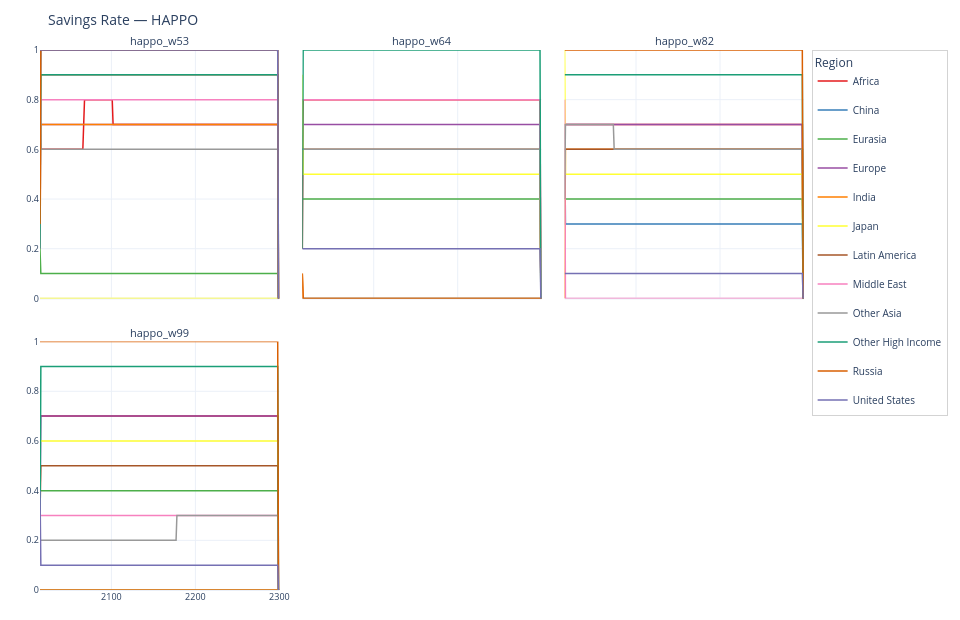
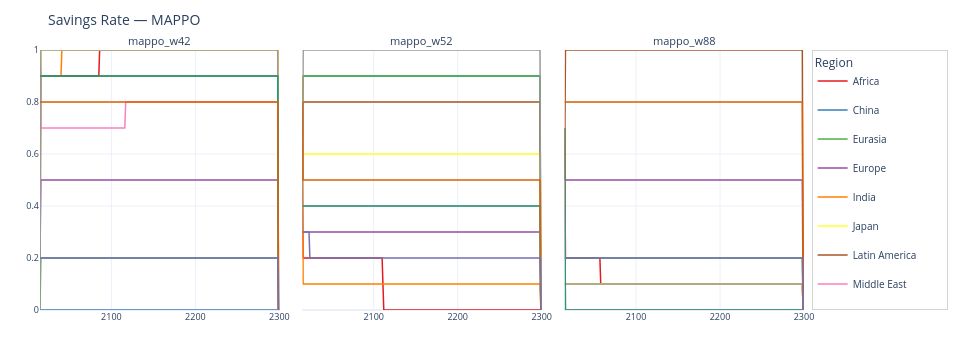

Notebook code cell kept with these figures, in order:
### Code cell
## Savings Rate by Region (grid per algorithm)

for algo, runs, info in [('HAPPO', happo_runs, happo_info), ('MAPPO', mappo_runs, mappo_info)]:
    paths, titles = [], []
    for run_name, run_dir in runs.items():
        paths.append(npy_path(run_dir, info[run_name]['prefix'], 'constrained_savings_rate'))
        titles.append(run_name)
    fig = plot_grouped_control_rate_grid(
        npy_paths=paths,
        subplot_titles=titles,
        suptitle=f'Savings Rate — {algo}',
        variable_label='Savings Rate',
        yaxis_range=[0, 1],
    )
    fig.show()
    if SAVE_FIGURES:
        fig.write_image(OUTPUT_DIR / f'{algo.lower()}_savings_rate_grid.svg')

### Figure 1 — Plotly figure (JSON) as saved in the notebook; plotly's stock layout.template omitted (floating-point values rounded to 4 significant figures; data arrays with more than 128 entries replaced by an {"elided": "..."} marker saying what was removed)
{"data": [{"hovertemplate": "<b>Africa</b><br>Savings Rate: %{y:.3f}<extra></extra>", "legendgroup": "Africa", "line": {"color": "rgb(228,26,28)", "width": 1.5}, "mode": "lines", "name": "Africa", "showlegend": true, "type": "scatter", "x": {"elided": "286 int values"}, "xaxis": "x", "y": {"elided": "286 float values"}, "yaxis": "y"}, {"hovertemplate": "<b>China</b><br>Savings Rate: %{y:.3f}<extra></extra>", "legendgroup": "China", "line": {"color": "rgb(55,126,184)", "width": 1.5}, "mode": "lines", "name": "China", "showlegend": true, "type": "scatter", "x": {"elided": "286 int values"}, "xaxis": "x", "y": {"elided": "286 float values"}, "yaxis": "y"}, {"hovertemplate": "<b>Eurasia</b><br>Savings Rate: %{y:.3f}<extra></extra>", "legendgroup": "Eurasia", "line": {"color": "rgb(77,175,74)", "width": 1.5}, "mode": "lines", "name": "Eurasia", "showlegend": true, "type": "scatter", "x": {"elided": "286 int values"}, "xaxis": "x", "y": {"elided": "286 float values"}, "yaxis": "y"}, {"hovertemplate": "<b>Europe</b><br>Savings Rate: %{y:.3f}<extra></extra>", "legendgroup": "Europe", "line": {"color": "rgb(152,78,163)", "width": 1.5}, "mode": "lines", "name": "Europe", "showlegend": true, "type": "scatter", "x": {"elided": "286 int values"}, "xaxis": "x", "y": {"elided": "286 float values"}, "yaxis": "y"}, {"hovertemplate": "<b>India</b><br>Savings Rate: %{y:.3f}<extra></extra>", "legendgroup": "India", "line": {"color": "rgb(255,127,0)", "width": 1.5}, "mode": "lines", "name": "India", "showlegend": true, "type": "scatter", "x": {"elided": "286 int values"}, "xaxis": "x", "y": {"elided": "286 float values"}, "yaxis": "y"}, {"hovertemplate": "<b>Japan</b><br>Savings Rate: %{y:.3f}<extra></extra>", "legendgroup": "Japan", "line": {"color": "rgb(255,255,51)", "width": 1.5}, "mode": "lines", "name": "Japan", "showlegend": true, "type": "scatter", "x": {"elided": "286 int values"}, "xaxis": "x", "y": {"elided": "286 float values"}, "yaxis": "y"}, {"hovertemplate": "<b>Latin America</b><br>Savings Rate: %{y:.3f}<extra></extra>", "legendgroup": "Latin America", "line": {"color": "rgb(166,86,40)", "width": 1.5}, "mode": "lines", "name": "Latin America", "showlegend": true, "type": "scatter", "x": {"elided": "286 int values"}, "xaxis": "x", "y": {"elided": "286 float values"}, "yaxis": "y"}, {"hovertemplate": "<b>Middle East</b><br>Savings Rate: %{y:.3f}<extra></extra>", "legendgroup": "Middle East", "line": {"color": "rgb(247,129,191)", "width": 1.5}, "mode": "lines", "name": "Middle East", "showlegend": true, "type": "scatter", "x": {"elided": "286 int values"}, "xaxis": "x", "y": {"elided": "286 float values"}, "yaxis": "y"}, {"hovertemplate": "<b>Other Asia</b><br>Savings Rate: %{y:.3f}<extra></extra>", "legendgroup": "Other Asia", "line": {"color": "rgb(153,153,153)", "width": 1.5}, "mode": "lines", "name": "Other Asia", "showlegend": true, "type": "scatter", "x": {"elided": "286 int values"}, "xaxis": "x", "y": {"elided": "286 float values"}, "yaxis": "y"}, {"hovertemplate": "<b>Other High Income</b><br>Savings Rate: %{y:.3f}<extra></extra>", "legendgroup": "Other High Income", "line": {"color": "rgb(27,158,119)", "width": 1.5}, "mode": "lines", "name": "Other High Income", "showlegend": true, "type": "scatter", "x": {"elided": "286 int values"}, "xaxis": "x", "y": {"elided": "286 float values"}, "yaxis": "y"}, {"hovertemplate": "<b>Russia</b><br>Savings Rate: %{y:.3f}<extra></extra>", "legendgroup": "Russia", "line": {"color": "rgb(217,95,2)", "width": 1.5}, "mode": "lines", "name": "Russia", "showlegend": true, "type": "scatter", "x": {"elided": "286 int values"}, "xaxis": "x", "y": {"elided": "286 float values"}, "yaxis": "y"}, {"hovertemplate": "<b>United States</b><br>Savings Rate: %{y:.3f}<extra></extra>", "legendgroup": "United States", "line": {"color": "rgb(117,112,179)", "width": 1.5}, "mode": "lines", "name": "United States", "showlegend": true, "type": "scatter", "x": {"elided": "286 int values"}, "xaxis": "x", "y": {"elided": "286 float values"}, "yaxis": "y"}, {"hovertemplate": "<b>Africa</b><br>Savings Rate: %{y:.3f}<extra></extra>", "legendgroup": "Africa", "line": {"color": "rgb(228,26,28)", "width": 1.5}, "mode": "lines", "name": "Africa", "showlegend": false, "type": "scatter", "x": {"elided": "286 int values"}, "xaxis": "x2", "y": {"elided": "286 float values"}, "yaxis": "y2"}, {"hovertemplate": "<b>China</b><br>Savings Rate: %{y:.3f}<extra></extra>", "legendgroup": "China", "line": {"color": "rgb(55,126,184)", "width": 1.5}, "mode": "lines", "name": "China", "showlegend": false, "type": "scatter", "x": {"elided": "286 int values"}, "xaxis": "x2", "y": {"elided": "286 float values"}, "yaxis": "y2"}, {"hovertemplate": "<b>Eurasia</b><br>Savings Rate: %{y:.3f}<extra></extra>", "legendgroup": "Eurasia", "line": {"color": "rgb(77,175,74)", "width": 1.5}, "mode": "lines", "name": "Eurasia", "showlegend": false, "type": "scatter", "x": {"elided": "286 int values"}, "xaxis": "x2", "y": {"elided": "286 float values"}, "yaxis": "y2"}, {"hovertemplate": "<b>Europe</b><br>Savings Rate: %{y:.3f}<extra></extra>", "legendgroup": "Europe", "line": {"color": "rgb(152,78,163)", "width": 1.5}, "mode": "lines", "name": "Europe", "showlegend": false, "type": "scatter", "x": {"elided": "286 int values"}, "xaxis": "x2", "y": {"elided": "286 float values"}, "yaxis": "y2"}, {"hovertemplate": "<b>India</b><br>Savings Rate: %{y:.3f}<extra></extra>", "legendgroup": "India", "line": {"color": "rgb(255,127,0)", "width": 1.5}, "mode": "lines", "name": "India", "showlegend": false, "type": "scatter", "x": {"elided": "286 int values"}, "xaxis": "x2", "y": {"elided": "286 float values"}, "yaxis": "y2"}, {"hovertemplate": "<b>Japan</b><br>Savings Rate: %{y:.3f}<extra></extra>", "legendgroup": "Japan", "line": {"color": "rgb(255,255,51)", "width": 1.5}, "mode": "lines", "name": "Japan", "showlegend": false, "type": "scatter", "x": {"elided": "286 int values"}, "xaxis": "x2", "y": {"elided": "286 float values"}, "yaxis": "y2"}, {"hovertemplate": "<b>Latin America</b><br>Savings Rate: %{y:.3f}<extra></extra>", "legendgroup": "Latin America", "line": {"color": "rgb(166,86,40)", "width": 1.5}, "mode": "lines", "name": "Latin America", "showlegend": false, "type": "scatter", "x": {"elided": "286 int values"}, "xaxis": "x2", "y": {"elided": "286 float values"}, "yaxis": "y2"}, {"hovertemplate": "<b>Middle East</b><br>Savings Rate: %{y:.3f}<extra></extra>", "legendgroup": "Middle East", "line": {"color": "rgb(247,129,191)", "width": 1.5}, "mode": "lines", "name": "Middle East", "showlegend": false, "type": "scatter", "x": {"elided": "286 int values"}, "xaxis": "x2", "y": {"elided": "286 float values"}, "yaxis": "y2"}, {"hovertemplate": "<b>Other Asia</b><br>Savings Rate: %{y:.3f}<extra></extra>", "legendgroup": "Other Asia", "line": {"color": "rgb(153,153,153)", "width": 1.5}, "mode": "lines", "name": "Other Asia", "showlegend": false, "type": "scatter", "x": {"elided": "286 int values"}, "xaxis": "x2", "y": {"elided": "286 float values"}, "yaxis": "y2"}, {"hovertemplate": "<b>Other High Income</b><br>Savings Rate: %{y:.3f}<extra></extra>", "legendgroup": "Other High Income", "line": {"color": "rgb(27,158,119)", "width": 1.5}, "mode": "lines", "name": "Other High Income", "showlegend": false, "type": "scatter", "x": {"elided": "286 int values"}, "xaxis": "x2", "y": {"elided": "286 float values"}, "yaxis": "y2"}, {"hovertemplate": "<b>Russia</b><br>Savings Rate: %{y:.3f}<extra></extra>", "legendgroup": "Russia", "line": {"color": "rgb(217,95,2)", "width": 1.5}, "mode": "lines", "name": "Russia", "showlegend": false, "type": "scatter", "x": {"elided": "286 int values"}, "xaxis": "x2", "y": {"elided": "286 float values"}, "yaxis": "y2"}, {"hovertemplate": "<b>United States</b><br>Savings Rate: %{y:.3f}<extra></extra>", "legendgroup": "United States", "line": {"color": "rgb(117,112,179)", "width": 1.5}, "mode": "lines", "name": "United States", "showlegend": false, "type": "scatter", "x": {"elided": "286 int values"}, "xaxis": "x2", "y": {"elided": "286 float values"}, "yaxis": "y2"}, {"hovertemplate": "<b>Africa</b><br>Savings Rate: %{y:.3f}<extra></extra>", "legendgroup": "Africa", "line": {"color": "rgb(228,26,28)", "width": 1.5}, "mode": "lines", "name": "Africa", "showlegend": false, "type": "scatter", "x": {"elided": "286 int values"}, "xaxis": "x3", "y": {"elided": "286 float values"}, "yaxis": "y3"}, {"hovertemplate": "<b>China</b><br>Savings Rate: %{y:.3f}<extra></extra>", "legendgroup": "China", "line": {"color": "rgb(55,126,184)", "width": 1.5}, "mode": "lines", "name": "China", "showlegend": false, "type": "scatter", "x": {"elided": "286 int values"}, "xaxis": "x3", "y": {"elided": "286 float values"}, "yaxis": "y3"}, {"hovertemplate": "<b>Eurasia</b><br>Savings Rate: %{y:.3f}<extra></extra>", "legendgroup": "Eurasia", "line": {"color": "rgb(77,175,74)", "width": 1.5}, "mode": "lines", "name": "Eurasia", "showlegend": false, "type": "scatter", "x": {"elided": "286 int values"}, "xaxis": "x3", "y": {"elided": "286 float values"}, "yaxis": "y3"}, {"hovertemplate": "<b>Europe</b><br>Savings Rate: %{y:.3f}<extra></extra>", "legendgroup": "Europe", "line": {"color": "rgb(152,78,163)", "width": 1.5}, "mode": "lines", "name": "Europe", "showlegend": false, "type": "scatter", "x": {"elided": "286 int values"}, "xaxis": "x3", "y": {"elided": "286 float values"}, "yaxis": "y3"}, {"hovertemplate": "<b>India</b><br>Savings Rate: %{y:.3f}<extra></extra>", "legendgroup": "India", "line": {"color": "rgb(255,127,0)", "width": 1.5}, "mode": "lines", "name": "India", "showlegend": false, "type": "scatter", "x": {"elided": "286 int values"}, "xaxis": "x3", "y": {"elided": "286 float values"}, "yaxis": "y3"}, {"hovertemplate": "<b>Japan</b><br>Savings Rate: %{y:.3f}<extra></extra>", "legendgroup": "Japan", "line": {"color": "rgb(255,255,51)", "width": 1.5}, "mode": "lines", "name": "Japan", "showlegend": false, "type": "scatter", "x": {"elided": "286 int values"}, "xaxis": "x3", "y": {"elided": "286 float values"}, "yaxis": "y3"}, {"hovertemplate": "<b>Latin America</b><br>Savings Rate: %{y:.3f}<extra></extra>", "legendgroup": "Latin America", "line": {"color": "rgb(166,86,40)", "width": 1.5}, "mode": "lines", "name": "Latin America", "showlegend": false, "type": "scatter", "x": {"elided": "286 int values"}, "xaxis": "x3", "y": {"elided": "286 float values"}, "yaxis": "y3"}, {"hovertemplate": "<b>Middle East</b><br>Savings Rate: %{y:.3f}<extra></extra>", "legendgroup": "Middle East", "line": {"color": "rgb(247,129,191)", "width": 1.5}, "mode": "lines", "name": "Middle East", "showlegend": false, "type": "scatter", "x": {"elided": "286 int values"}, "xaxis": "x3", "y": {"elided": "286 float values"}, "yaxis": "y3"}, {"hovertemplate": "<b>Other Asia</b><br>Savings Rate: %{y:.3f}<extra></extra>", "legendgroup": "Other Asia", "line": {"color": "rgb(153,153,153)", "width": 1.5}, "mode": "lines", "name": "Other Asia", "showlegend": false, "type": "scatter", "x": {"elided": "286 int values"}, "xaxis": "x3", "y": {"elided": "286 float values"}, "yaxis": "y3"}, {"hovertemplate": "<b>Other High Income</b><br>Savings Rate: %{y:.3f}<extra></extra>", "legendgroup": "Other High Income", "line": {"color": "rgb(27,158,119)", "width": 1.5}, "mode": "lines", "name": "Other High Income", "showlegend": false, "type": "scatter", "x": {"elided": "286 int values"}, "xaxis": "x3", "y": {"elided": "286 float values"}, "yaxis": "y3"}, {"hovertemplate": "<b>Russia</b><br>Savings Rate: %{y:.3f}<extra></extra>", "legendgroup": "Russia", "line": {"color": "rgb(217,95,2)", "width": 1.5}, "mode": "lines", "name": "Russia", "showlegend": false, "type": "scatter", "x": {"elided": "286 int values"}, "xaxis": "x3", "y": {"elided": "286 float values"}, "yaxis": "y3"}, {"hovertemplate": "<b>United States</b><br>Savings Rate: %{y:.3f}<extra></extra>", "legendgroup": "United States", "line": {"color": "rgb(117,112,179)", "width": 1.5}, "mode": "lines", "name": "United States", "showlegend": false, "type": "scatter", "x": {"elided": "286 int values"}, "xaxis": "x3", "y": {"elided": "286 float values"}, "yaxis": "y3"}, {"hovertemplate": "<b>Africa</b><br>Savings Rate: %{y:.3f}<extra></extra>", "legendgroup": "Africa", "line": {"color": "rgb(228,26,28)", "width": 1.5}, "mode": "lines", "name": "Africa", "showlegend": false, "type": "scatter", "x": {"elided": "286 int values"}, "xaxis": "x4", "y": {"elided": "286 float values"}, "yaxis": "y4"}, {"hovertemplate": "<b>China</b><br>Savings Rate: %{y:.3f}<extra></extra>", "legendgroup": "China", "line": {"color": "rgb(55,126,184)", "width": 1.5}, "mode": "lines", "name": "China", "showlegend": false, "type": "scatter", "x": {"elided": "286 int values"}, "xaxis": "x4", "y": {"elided": "286 float values"}, "yaxis": "y4"}, {"hovertemplate": "<b>Eurasia</b><br>Savings Rate: %{y:.3f}<extra></extra>", "legendgroup": "Eurasia", "line": {"color": "rgb(77,175,74)", "width": 1.5}, "mode": "lines", "name": "Eurasia", "showlegend": false, "type": "scatter", "x": {"elided": "286 int values"}, "xaxis": "x4", "y": {"elided": "286 float values"}, "yaxis": "y4"}, {"hovertemplate": "<b>Europe</b><br>Savings Rate: %{y:.3f}<extra></extra>", "legendgroup": "Europe", "line": {"color": "rgb(152,78,163)", "width": 1.5}, "mode": "lines", "name": "Europe", "showlegend": false, "type": "scatter", "x": {"elided": "286 int values"}, "xaxis": "x4", "y": {"elided": "286 float values"}, "yaxis": "y4"}, {"hovertemplate": "<b>India</b><br>Savings Rate: %{y:.3f}<extra></extra>", "legendgroup": "India", "line": {"color": "rgb(255,127,0)", "width": 1.5}, "mode": "lines", "name": "India", "showlegend": false, "type": "scatter", "x": {"elided": "286 int values"}, "xaxis": "x4", "y": {"elided": "286 float values"}, "yaxis": "y4"}, {"hovertemplate": "<b>Japan</b><br>Savings Rate: %{y:.3f}<extra></extra>", "legendgroup": "Japan", "line": {"color": "rgb(255,255,51)", "width": 1.5}, "mode": "lines", "name": "Japan", "showlegend": false, "type": "scatter", "x": {"elided": "286 int values"}, "xaxis": "x4", "y": {"elided": "286 float values"}, "yaxis": "y4"}, {"hovertemplate": "<b>Latin America</b><br>Savings Rate: %{y:.3f}<extra></extra>", "legendgroup": "Latin America", "line": {"color": "rgb(166,86,40)", "width": 1.5}, "mode": "lines", "name": "Latin America", "showlegend": false, "type": "scatter", "x": {"elided": "286 int values"}, "xaxis": "x4", "y": {"elided": "286 float values"}, "yaxis": "y4"}, {"hovertemplate": "<b>Middle East</b><br>Savings Rate: %{y:.3f}<extra></extra>", "legendgroup": "Middle East", "line": {"color": "rgb(247,129,191)", "width": 1.5}, "mode": "lines", "name": "Middle East", "showlegend": false, "type": "scatter", "x": {"elided": "286 int values"}, "xaxis": "x4", "y": {"elided": "286 float values"}, "yaxis": "y4"}, {"hovertemplate": "<b>Other Asia</b><br>Savings Rate: %{y:.3f}<extra></extra>", "legendgroup": "Other Asia", "line": {"color": "rgb(153,153,153)", "width": 1.5}, "mode": "lines", "name": "Other Asia", "showlegend": false, "type": "scatter", "x": {"elided": "286 int values"}, "xaxis": "x4", "y": {"elided": "286 float values"}, "yaxis": "y4"}, {"hovertemplate": "<b>Other High Income</b><br>Savings Rate: %{y:.3f}<extra></extra>", "legendgroup": "Other High Income", "line": {"color": "rgb(27,158,119)", "width": 1.5}, "mode": "lines", "name": "Other High Income", "showlegend": false, "type": "scatter", "x": {"elided": "286 int values"}, "xaxis": "x4", "y": {"elided": "286 float values"}, "yaxis": "y4"}, {"hovertemplate": "<b>Russia</b><br>Savings Rate: %{y:.3f}<extra></extra>", "legendgroup": "Russia", "line": {"color": "rgb(217,95,2)", "width": 1.5}, "mode": "lines", "name": "Russia", "showlegend": false, "type": "scatter", "x": {"elided": "286 int values"}, "xaxis": "x4", "y": {"elided": "286 float values"}, "yaxis": "y4"}, {"hovertemplate": "<b>United States</b><br>Savings Rate: %{y:.3f}<extra></extra>", "legendgroup": "United States", "line": {"color": "rgb(117,112,179)", "width": 1.5}, "mode": "lines", "name": "United States", "showlegend": false, "type": "scatter", "x": {"elided": "286 int values"}, "xaxis": "x4", "y": {"elided": "286 float values"}, "yaxis": "y4"}], "layout": {"annotations": [{"font": {"size": 11}, "showarrow": false, "text": "happo_w53", "x": 0.1567, "xanchor": "center", "xref": "paper", "y": 1, "yanchor": "bottom", "yref": "paper"}, {"font": {"size": 11}, "showarrow": false, "text": "happo_w64", "x": 0.5, "xanchor": "center", "xref": "paper", "y": 1, "yanchor": "bottom", "yref": "paper"}, {"font": {"size": 11}, "showarrow": false, "text": "happo_w82", "x": 0.8433, "xanchor": "center", "xref": "paper", "y": 1, "yanchor": "bottom", "yref": "paper"}, {"font": {"size": 11}, "showarrow": false, "text": "happo_w99", "x": 0.1567, "xanchor": "center", "xref": "paper", "y": 0.46, "yanchor": "bottom", "yref": "paper"}], "height": 620, "hovermode": "x", "legend": {"bgcolor": "rgba(255,255,255,0.85)", "bordercolor": "lightgrey", "borderwidth": 1, "font": {"size": 10}, "title": {"text": "Region"}, "x": 1.01, "xanchor": "left", "y": 1}, "margin": {"b": 30, "l": 40, "r": 140, "t": 50}, "title": {"font": {"size": 14}, "text": "Savings Rate — HAPPO"}, "width": 960, "xaxis": {"anchor": "y", "domain": [0, 0.3133], "matches": "x4", "showticklabels": false, "tickfont": {"size": 9}}, "xaxis2": {"anchor": "y2", "domain": [0.3433, 0.6567], "matches": "x5", "showticklabels": false, "tickfont": {"size": 9}}, "xaxis3": {"anchor": "y3", "domain": [0.6867, 1.0], "matches": "x6", "showticklabels": false, "tickfont": {"size": 9}}, "xaxis4": {"anchor": "y4", "domain": [0, 0.3133], "tickfont": {"size": 9}}, "xaxis5": {"anchor": "y5", "domain": [0.3433, 0.6567], "tickfont": {"size": 9}}, "xaxis6": {"anchor": "y6", "domain": [0.6867, 1.0], "tickfont": {"size": 9}}, "yaxis": {"anchor": "x", "domain": [0.54, 1], "range": [0, 1], "tickfont": {"size": 9}}, "yaxis2": {"anchor": "x2", "domain": [0.54, 1], "matches": "y", "range": [0, 1], "showticklabels": false, "tickfont": {"size": 9}}, "yaxis3": {"anchor": "x3", "domain": [0.54, 1], "matches": "y", "range": [0, 1], "showticklabels": false, "tickfont": {"size": 9}}, "yaxis4": {"anchor": "x4", "domain": [0, 0.46], "range": [0, 1], "tickfont": {"size": 9}}, "yaxis5": {"anchor": "x5", "domain": [0, 0.46], "matches": "y4", "showticklabels": false, "tickfont": {"size": 9}}, "yaxis6": {"anchor": "x6", "domain": [0, 0.46], "matches": "y4", "showticklabels": false, "tickfont": {"size": 9}}}}

### Figure 2 — Plotly figure (JSON) as saved in the notebook; plotly's stock layout.template omitted (floating-point values rounded to 4 significant figures; data arrays with more than 128 entries replaced by an {"elided": "..."} marker saying what was removed)
{"data": [{"hovertemplate": "<b>Africa</b><br>Savings Rate: %{y:.3f}<extra></extra>", "legendgroup": "Africa", "line": {"color": "rgb(228,26,28)", "width": 1.5}, "mode": "lines", "name": "Africa", "showlegend": true, "type": "scatter", "x": {"elided": "286 int values"}, "xaxis": "x", "y": {"elided": "286 float values"}, "yaxis": "y"}, {"hovertemplate": "<b>China</b><br>Savings Rate: %{y:.3f}<extra></extra>", "legendgroup": "China", "line": {"color": "rgb(55,126,184)", "width": 1.5}, "mode": "lines", "name": "China", "showlegend": true, "type": "scatter", "x": {"elided": "286 int values"}, "xaxis": "x", "y": {"elided": "286 float values"}, "yaxis": "y"}, {"hovertemplate": "<b>Eurasia</b><br>Savings Rate: %{y:.3f}<extra></extra>", "legendgroup": "Eurasia", "line": {"color": "rgb(77,175,74)", "width": 1.5}, "mode": "lines", "name": "Eurasia", "showlegend": true, "type": "scatter", "x": {"elided": "286 int values"}, "xaxis": "x", "y": {"elided": "286 float values"}, "yaxis": "y"}, {"hovertemplate": "<b>Europe</b><br>Savings Rate: %{y:.3f}<extra></extra>", "legendgroup": "Europe", "line": {"color": "rgb(152,78,163)", "width": 1.5}, "mode": "lines", "name": "Europe", "showlegend": true, "type": "scatter", "x": {"elided": "286 int values"}, "xaxis": "x", "y": {"elided": "286 float values"}, "yaxis": "y"}, {"hovertemplate": "<b>India</b><br>Savings Rate: %{y:.3f}<extra></extra>", "legendgroup": "India", "line": {"color": "rgb(255,127,0)", "width": 1.5}, "mode": "lines", "name": "India", "showlegend": true, "type": "scatter", "x": {"elided": "286 int values"}, "xaxis": "x", "y": {"elided": "286 float values"}, "yaxis": "y"}, {"hovertemplate": "<b>Japan</b><br>Savings Rate: %{y:.3f}<extra></extra>", "legendgroup": "Japan", "line": {"color": "rgb(255,255,51)", "width": 1.5}, "mode": "lines", "name": "Japan", "showlegend": true, "type": "scatter", "x": {"elided": "286 int values"}, "xaxis": "x", "y": {"elided": "286 float values"}, "yaxis": "y"}, {"hovertemplate": "<b>Latin America</b><br>Savings Rate: %{y:.3f}<extra></extra>", "legendgroup": "Latin America", "line": {"color": "rgb(166,86,40)", "width": 1.5}, "mode": "lines", "name": "Latin America", "showlegend": true, "type": "scatter", "x": {"elided": "286 int values"}, "xaxis": "x", "y": {"elided": "286 float values"}, "yaxis": "y"}, {"hovertemplate": "<b>Middle East</b><br>Savings Rate: %{y:.3f}<extra></extra>", "legendgroup": "Middle East", "line": {"color": "rgb(247,129,191)", "width": 1.5}, "mode": "lines", "name": "Middle East", "showlegend": true, "type": "scatter", "x": {"elided": "286 int values"}, "xaxis": "x", "y": {"elided": "286 float values"}, "yaxis": "y"}, {"hovertemplate": "<b>Other Asia</b><br>Savings Rate: %{y:.3f}<extra></extra>", "legendgroup": "Other Asia", "line": {"color": "rgb(153,153,153)", "width": 1.5}, "mode": "lines", "name": "Other Asia", "showlegend": true, "type": "scatter", "x": {"elided": "286 int values"}, "xaxis": "x", "y": {"elided": "286 float values"}, "yaxis": "y"}, {"hovertemplate": "<b>Other High Income</b><br>Savings Rate: %{y:.3f}<extra></extra>", "legendgroup": "Other High Income", "line": {"color": "rgb(27,158,119)", "width": 1.5}, "mode": "lines", "name": "Other High Income", "showlegend": true, "type": "scatter", "x": {"elided": "286 int values"}, "xaxis": "x", "y": {"elided": "286 float values"}, "yaxis": "y"}, {"hovertemplate": "<b>Russia</b><br>Savings Rate: %{y:.3f}<extra></extra>", "legendgroup": "Russia", "line": {"color": "rgb(217,95,2)", "width": 1.5}, "mode": "lines", "name": "Russia", "showlegend": true, "type": "scatter", "x": {"elided": "286 int values"}, "xaxis": "x", "y": {"elided": "286 float values"}, "yaxis": "y"}, {"hovertemplate": "<b>United States</b><br>Savings Rate: %{y:.3f}<extra></extra>", "legendgroup": "United States", "line": {"color": "rgb(117,112,179)", "width": 1.5}, "mode": "lines", "name": "United States", "showlegend": true, "type": "scatter", "x": {"elided": "286 int values"}, "xaxis": "x", "y": {"elided": "286 float values"}, "yaxis": "y"}, {"hovertemplate": "<b>Africa</b><br>Savings Rate: %{y:.3f}<extra></extra>", "legendgroup": "Africa", "line": {"color": "rgb(228,26,28)", "width": 1.5}, "mode": "lines", "name": "Africa", "showlegend": false, "type": "scatter", "x": {"elided": "286 int values"}, "xaxis": "x2", "y": {"elided": "286 float values"}, "yaxis": "y2"}, {"hovertemplate": "<b>China</b><br>Savings Rate: %{y:.3f}<extra></extra>", "legendgroup": "China", "line": {"color": "rgb(55,126,184)", "width": 1.5}, "mode": "lines", "name": "China", "showlegend": false, "type": "scatter", "x": {"elided": "286 int values"}, "xaxis": "x2", "y": {"elided": "286 float values"}, "yaxis": "y2"}, {"hovertemplate": "<b>Eurasia</b><br>Savings Rate: %{y:.3f}<extra></extra>", "legendgroup": "Eurasia", "line": {"color": "rgb(77,175,74)", "width": 1.5}, "mode": "lines", "name": "Eurasia", "showlegend": false, "type": "scatter", "x": {"elided": "286 int values"}, "xaxis": "x2", "y": {"elided": "286 float values"}, "yaxis": "y2"}, {"hovertemplate": "<b>Europe</b><br>Savings Rate: %{y:.3f}<extra></extra>", "legendgroup": "Europe", "line": {"color": "rgb(152,78,163)", "width": 1.5}, "mode": "lines", "name": "Europe", "showlegend": false, "type": "scatter", "x": {"elided": "286 int values"}, "xaxis": "x2", "y": {"elided": "286 float values"}, "yaxis": "y2"}, {"hovertemplate": "<b>India</b><br>Savings Rate: %{y:.3f}<extra></extra>", "legendgroup": "India", "line": {"color": "rgb(255,127,0)", "width": 1.5}, "mode": "lines", "name": "India", "showlegend": false, "type": "scatter", "x": {"elided": "286 int values"}, "xaxis": "x2", "y": {"elided": "286 float values"}, "yaxis": "y2"}, {"hovertemplate": "<b>Japan</b><br>Savings Rate: %{y:.3f}<extra></extra>", "legendgroup": "Japan", "line": {"color": "rgb(255,255,51)", "width": 1.5}, "mode": "lines", "name": "Japan", "showlegend": false, "type": "scatter", "x": {"elided": "286 int values"}, "xaxis": "x2", "y": {"elided": "286 float values"}, "yaxis": "y2"}, {"hovertemplate": "<b>Latin America</b><br>Savings Rate: %{y:.3f}<extra></extra>", "legendgroup": "Latin America", "line": {"color": "rgb(166,86,40)", "width": 1.5}, "mode": "lines", "name": "Latin America", "showlegend": false, "type": "scatter", "x": {"elided": "286 int values"}, "xaxis": "x2", "y": {"elided": "286 float values"}, "yaxis": "y2"}, {"hovertemplate": "<b>Middle East</b><br>Savings Rate: %{y:.3f}<extra></extra>", "legendgroup": "Middle East", "line": {"color": "rgb(247,129,191)", "width": 1.5}, "mode": "lines", "name": "Middle East", "showlegend": false, "type": "scatter", "x": {"elided": "286 int values"}, "xaxis": "x2", "y": {"elided": "286 float values"}, "yaxis": "y2"}, {"hovertemplate": "<b>Other Asia</b><br>Savings Rate: %{y:.3f}<extra></extra>", "legendgroup": "Other Asia", "line": {"color": "rgb(153,153,153)", "width": 1.5}, "mode": "lines", "name": "Other Asia", "showlegend": false, "type": "scatter", "x": {"elided": "286 int values"}, "xaxis": "x2", "y": {"elided": "286 float values"}, "yaxis": "y2"}, {"hovertemplate": "<b>Other High Income</b><br>Savings Rate: %{y:.3f}<extra></extra>", "legendgroup": "Other High Income", "line": {"color": "rgb(27,158,119)", "width": 1.5}, "mode": "lines", "name": "Other High Income", "showlegend": false, "type": "scatter", "x": {"elided": "286 int values"}, "xaxis": "x2", "y": {"elided": "286 float values"}, "yaxis": "y2"}, {"hovertemplate": "<b>Russia</b><br>Savings Rate: %{y:.3f}<extra></extra>", "legendgroup": "Russia", "line": {"color": "rgb(217,95,2)", "width": 1.5}, "mode": "lines", "name": "Russia", "showlegend": false, "type": "scatter", "x": {"elided": "286 int values"}, "xaxis": "x2", "y": {"elided": "286 float values"}, "yaxis": "y2"}, {"hovertemplate": "<b>United States</b><br>Savings Rate: %{y:.3f}<extra></extra>", "legendgroup": "United States", "line": {"color": "rgb(117,112,179)", "width": 1.5}, "mode": "lines", "name": "United States", "showlegend": false, "type": "scatter", "x": {"elided": "286 int values"}, "xaxis": "x2", "y": {"elided": "286 float values"}, "yaxis": "y2"}, {"hovertemplate": "<b>Africa</b><br>Savings Rate: %{y:.3f}<extra></extra>", "legendgroup": "Africa", "line": {"color": "rgb(228,26,28)", "width": 1.5}, "mode": "lines", "name": "Africa", "showlegend": false, "type": "scatter", "x": {"elided": "286 int values"}, "xaxis": "x3", "y": {"elided": "286 float values"}, "yaxis": "y3"}, {"hovertemplate": "<b>China</b><br>Savings Rate: %{y:.3f}<extra></extra>", "legendgroup": "China", "line": {"color": "rgb(55,126,184)", "width": 1.5}, "mode": "lines", "name": "China", "showlegend": false, "type": "scatter", "x": {"elided": "286 int values"}, "xaxis": "x3", "y": {"elided": "286 float values"}, "yaxis": "y3"}, {"hovertemplate": "<b>Eurasia</b><br>Savings Rate: %{y:.3f}<extra></extra>", "legendgroup": "Eurasia", "line": {"color": "rgb(77,175,74)", "width": 1.5}, "mode": "lines", "name": "Eurasia", "showlegend": false, "type": "scatter", "x": {"elided": "286 int values"}, "xaxis": "x3", "y": {"elided": "286 float values"}, "yaxis": "y3"}, {"hovertemplate": "<b>Europe</b><br>Savings Rate: %{y:.3f}<extra></extra>", "legendgroup": "Europe", "line": {"color": "rgb(152,78,163)", "width": 1.5}, "mode": "lines", "name": "Europe", "showlegend": false, "type": "scatter", "x": {"elided": "286 int values"}, "xaxis": "x3", "y": {"elided": "286 float values"}, "yaxis": "y3"}, {"hovertemplate": "<b>India</b><br>Savings Rate: %{y:.3f}<extra></extra>", "legendgroup": "India", "line": {"color": "rgb(255,127,0)", "width": 1.5}, "mode": "lines", "name": "India", "showlegend": false, "type": "scatter", "x": {"elided": "286 int values"}, "xaxis": "x3", "y": {"elided": "286 float values"}, "yaxis": "y3"}, {"hovertemplate": "<b>Japan</b><br>Savings Rate: %{y:.3f}<extra></extra>", "legendgroup": "Japan", "line": {"color": "rgb(255,255,51)", "width": 1.5}, "mode": "lines", "name": "Japan", "showlegend": false, "type": "scatter", "x": {"elided": "286 int values"}, "xaxis": "x3", "y": {"elided": "286 float values"}, "yaxis": "y3"}, {"hovertemplate": "<b>Latin America</b><br>Savings Rate: %{y:.3f}<extra></extra>", "legendgroup": "Latin America", "line": {"color": "rgb(166,86,40)", "width": 1.5}, "mode": "lines", "name": "Latin America", "showlegend": false, "type": "scatter", "x": {"elided": "286 int values"}, "xaxis": "x3", "y": {"elided": "286 float values"}, "yaxis": "y3"}, {"hovertemplate": "<b>Middle East</b><br>Savings Rate: %{y:.3f}<extra></extra>", "legendgroup": "Middle East", "line": {"color": "rgb(247,129,191)", "width": 1.5}, "mode": "lines", "name": "Middle East", "showlegend": false, "type": "scatter", "x": {"elided": "286 int values"}, "xaxis": "x3", "y": {"elided": "286 float values"}, "yaxis": "y3"}, {"hovertemplate": "<b>Other Asia</b><br>Savings Rate: %{y:.3f}<extra></extra>", "legendgroup": "Other Asia", "line": {"color": "rgb(153,153,153)", "width": 1.5}, "mode": "lines", "name": "Other Asia", "showlegend": false, "type": "scatter", "x": {"elided": "286 int values"}, "xaxis": "x3", "y": {"elided": "286 float values"}, "yaxis": "y3"}, {"hovertemplate": "<b>Other High Income</b><br>Savings Rate: %{y:.3f}<extra></extra>", "legendgroup": "Other High Income", "line": {"color": "rgb(27,158,119)", "width": 1.5}, "mode": "lines", "name": "Other High Income", "showlegend": false, "type": "scatter", "x": {"elided": "286 int values"}, "xaxis": "x3", "y": {"elided": "286 float values"}, "yaxis": "y3"}, {"hovertemplate": "<b>Russia</b><br>Savings Rate: %{y:.3f}<extra></extra>", "legendgroup": "Russia", "line": {"color": "rgb(217,95,2)", "width": 1.5}, "mode": "lines", "name": "Russia", "showlegend": false, "type": "scatter", "x": {"elided": "286 int values"}, "xaxis": "x3", "y": {"elided": "286 float values"}, "yaxis": "y3"}, {"hovertemplate": "<b>United States</b><br>Savings Rate: %{y:.3f}<extra></extra>", "legendgroup": "United States", "line": {"color": "rgb(117,112,179)", "width": 1.5}, "mode": "lines", "name": "United States", "showlegend": false, "type": "scatter", "x": {"elided": "286 int values"}, "xaxis": "x3", "y": {"elided": "286 float values"}, "yaxis": "y3"}], "layout": {"annotations": [{"font": {"size": 11}, "showarrow": false, "text": "mappo_w42", "x": 0.1567, "xanchor": "center", "xref": "paper", "y": 1, "yanchor": "bottom", "yref": "paper"}, {"font": {"size": 11}, "showarrow": false, "text": "mappo_w52", "x": 0.5, "xanchor": "center", "xref": "paper", "y": 1, "yanchor": "bottom", "yref": "paper"}, {"font": {"size": 11}, "showarrow": false, "text": "mappo_w88", "x": 0.8433, "xanchor": "center", "xref": "paper", "y": 1, "yanchor": "bottom", "yref": "paper"}], "height": 340, "hovermode": "x", "legend": {"bgcolor": "rgba(255,255,255,0.85)", "bordercolor": "lightgrey", "borderwidth": 1, "font": {"size": 10}, "title": {"text": "Region"}, "x": 1.01, "xanchor": "left", "y": 1}, "margin": {"b": 30, "l": 40, "r": 140, "t": 50}, "title": {"font": {"size": 14}, "text": "Savings Rate — MAPPO"}, "width": 960, "xaxis": {"anchor": "y", "domain": [0, 0.3133], "tickfont": {"size": 9}}, "xaxis2": {"anchor": "y2", "domain": [0.3433, 0.6567], "tickfont": {"size": 9}}, "xaxis3": {"anchor": "y3", "domain": [0.6867, 1.0], "tickfont": {"size": 9}}, "yaxis": {"anchor": "x", "domain": [0, 1], "range": [0, 1], "tickfont": {"size": 9}}, "yaxis2": {"anchor": "x2", "domain": [0, 1], "matches": "y", "range": [0, 1], "showticklabels": false, "tickfont": {"size": 9}}, "yaxis3": {"anchor": "x3", "domain": [0, 1], "matches": "y", "range": [0, 1], "showticklabels": false, "tickfont": {"size": 9}}}}
